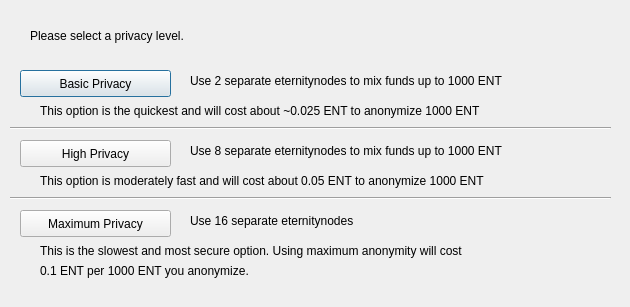
<?xml version="1.0" encoding="UTF-8"?>
<ui version="4.0">
 <class>SpysendConfig</class>
 <widget class="QDialog" name="SpysendConfig">
  <property name="geometry">
   <rect>
    <x>0</x>
    <y>0</y>
    <width>630</width>
    <height>307</height>
   </rect>
  </property>
  <property name="windowTitle">
   <string>Configure SpySend</string>
  </property>
  <widget class="QPushButton" name="buttonBasic">
   <property name="geometry">
    <rect>
     <x>20</x>
     <y>70</y>
     <width>151</width>
     <height>27</height>
    </rect>
   </property>
   <property name="text">
    <string>Basic Privacy</string>
   </property>
  </widget>
  <widget class="QPushButton" name="buttonHigh">
   <property name="geometry">
    <rect>
     <x>20</x>
     <y>140</y>
     <width>151</width>
     <height>27</height>
    </rect>
   </property>
   <property name="text">
    <string>High Privacy</string>
   </property>
  </widget>
  <widget class="QPushButton" name="buttonMax">
   <property name="geometry">
    <rect>
     <x>20</x>
     <y>210</y>
     <width>151</width>
     <height>27</height>
    </rect>
   </property>
   <property name="text">
    <string>Maximum Privacy</string>
   </property>
  </widget>
  <widget class="QLabel" name="label">
   <property name="geometry">
    <rect>
     <x>30</x>
     <y>20</y>
     <width>571</width>
     <height>31</height>
    </rect>
   </property>
   <property name="text">
    <string>Please select a privacy level.</string>
   </property>
  </widget>
  <widget class="QLabel" name="label_2">
   <property name="geometry">
    <rect>
     <x>190</x>
     <y>70</y>
     <width>421</width>
     <height>21</height>
    </rect>
   </property>
   <property name="text">
    <string>Use 2 separate eternitynodes to mix funds up to 1000 ENT</string>
   </property>
  </widget>
  <widget class="QLabel" name="label_3">
   <property name="geometry">
    <rect>
     <x>190</x>
     <y>140</y>
     <width>411</width>
     <height>21</height>
    </rect>
   </property>
   <property name="text">
    <string>Use 8 separate eternitynodes to mix funds up to 1000 ENT</string>
   </property>
  </widget>
  <widget class="QLabel" name="label_4">
   <property name="geometry">
    <rect>
     <x>190</x>
     <y>210</y>
     <width>421</width>
     <height>21</height>
    </rect>
   </property>
   <property name="text">
    <string>Use 16 separate eternitynodes</string>
   </property>
  </widget>
  <widget class="QLabel" name="label_6">
   <property name="geometry">
    <rect>
     <x>40</x>
     <y>100</y>
     <width>561</width>
     <height>21</height>
    </rect>
   </property>
   <property name="text">
    <string>This option is the quickest and will cost about ~0.025 ENT to anonymize 1000 ENT</string>
   </property>
  </widget>
  <widget class="QLabel" name="label_7">
   <property name="geometry">
    <rect>
     <x>40</x>
     <y>170</y>
     <width>561</width>
     <height>21</height>
    </rect>
   </property>
   <property name="text">
    <string>This option is moderately fast and will cost about 0.05 ENT to anonymize 1000 ENT</string>
   </property>
  </widget>
  <widget class="QLabel" name="label_8">
   <property name="geometry">
    <rect>
     <x>40</x>
     <y>240</y>
     <width>561</width>
     <height>21</height>
    </rect>
   </property>
   <property name="text">
    <string>This is the slowest and most secure option. Using maximum anonymity will cost</string>
   </property>
  </widget>
  <widget class="QLabel" name="label_9">
   <property name="geometry">
    <rect>
     <x>40</x>
     <y>260</y>
     <width>561</width>
     <height>21</height>
    </rect>
   </property>
   <property name="text">
    <string>0.1 ENT per 1000 ENT you anonymize.</string>
   </property>
  </widget>
  <widget class="Line" name="line">
   <property name="geometry">
    <rect>
     <x>10</x>
     <y>120</y>
     <width>601</width>
     <height>16</height>
    </rect>
   </property>
   <property name="orientation">
    <enum>Qt::Horizontal</enum>
   </property>
  </widget>
  <widget class="Line" name="line_2">
   <property name="geometry">
    <rect>
     <x>10</x>
     <y>190</y>
     <width>601</width>
     <height>16</height>
    </rect>
   </property>
   <property name="orientation">
    <enum>Qt::Horizontal</enum>
   </property>
  </widget>
 </widget>
 <resources/>
 <connections/>
</ui>
